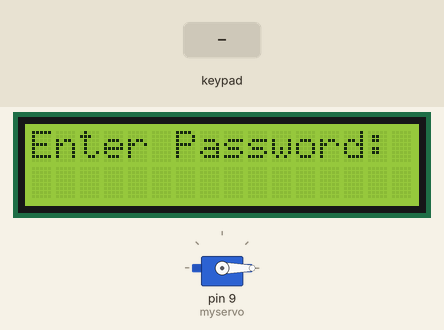
Recording of a sketch running on a simulated Arduino Uno, built with avr-gcc and run on an emulated ATmega328P. Shown: 16×2 character LCD, servo. The test bench sets the inputs (shaded band).

Above: at 3.2 s.
3.3 s: keypad keys 1 2 3 4 pressed 0.4 s apart
At 5.2 s:
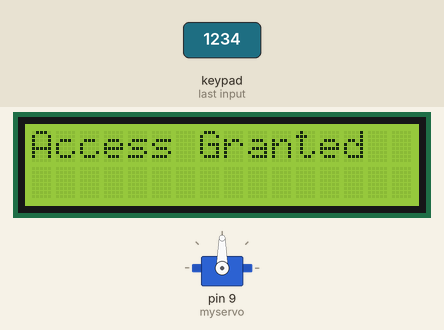
7.9 s: keypad keys 0 1 2 3 pressed 0.4 s apart
At 9.7 s:
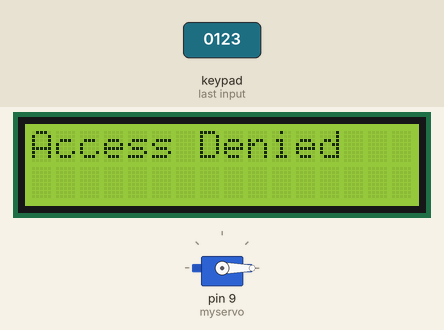
12.5 s: key '1' pressed
At 13.5 s:
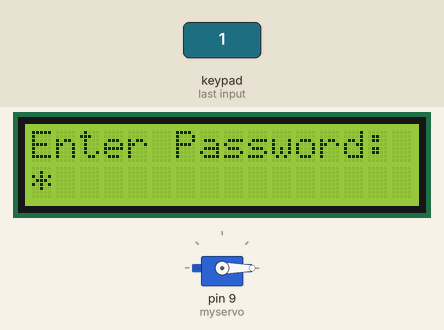
14.0 s: key '2' pressed
At 14.7 s:
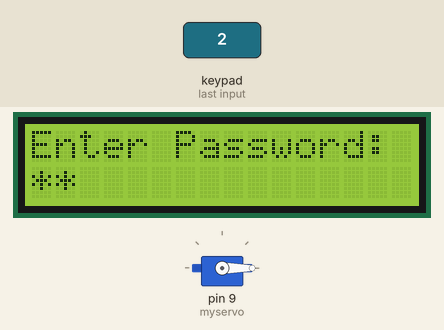
Timing chart, 0 to 16.5 s (numbered marks = the images above; inputs shaded):
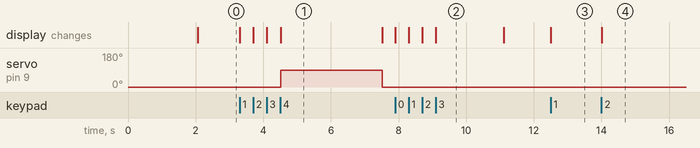

The sketch:

Door_Lock_System.ino
```cpp
#include <Keypad.h>
#include <LiquidCrystal.h>
#include <Servo.h>

#define Password_Length 5

Servo myservo;

LiquidCrystal lcd(A0, A1, A2, A3, A4, A5);

int pos = 0;

char Data[Password_Length];
char Master[Password_Length] = "1234";

byte data_count = 0, master_count = 0;

bool Pass_is_good = false;
bool door = false;

char customKey;

const byte ROWS = 4;
const byte COLS = 4;

char keys[ROWS][COLS] = {
  {'1','2','3','A'},
  {'4','5','6','B'},
  {'7','8','9','C'},
  {'*','0','#','D'}
};

byte rowPins[ROWS] = {0, 1, 2, 3};
byte colPins[COLS] = {4, 5, 6, 7};

Keypad keypad = Keypad(makeKeymap(keys), rowPins, colPins, ROWS, COLS);

void clearData() {
  while (data_count != 0) {
    Data[data_count--] = 0;
  }
  return;
}

void setup() {
  lcd.begin(16, 2);
  myservo.attach(9);
  myservo.write(0);

  lcd.print("Door Lock");
  delay(2000);
  lcd.clear();
}

void loop() {
  lcd.setCursor(0, 0);
  lcd.print("Enter Password:");

  customKey = keypad.getKey();

  if (customKey) {
    Data[data_count] = customKey;
    lcd.setCursor(data_count, 1);
    lcd.print("*");
    data_count++;
  }

  if (data_count == Password_Length - 1) {
    lcd.clear();

    if (!strcmp(Data, Master)) {
      lcd.print("Access Granted");
      myservo.write(90);
      delay(3000);
      myservo.write(0);
    } else {
      lcd.print("Access Denied");
      delay(2000);
    }

    lcd.clear();
    clearData();
  }
}
```

Measured:
- after the input at 3.3 s, servo on pin 9 (myservo): 0° → 90° after 1.2 s, → 0° 3.0 s later; the display: first changes at once (image 1 shows a later state)
- after the input at 7.9 s, the display: first changes at once (image 2 shows a later state)
- after the input at 12.5 s, the display: changes at once (image 3)
- after the input at 14.0 s, the display: changes at once (image 4)
- what the display in image 1 shows lasts 3.0 s, from 4.5 s to 7.5 s
- what the display in image 2 shows lasts 2.0 s, from 9.1 s to 11.1 s
